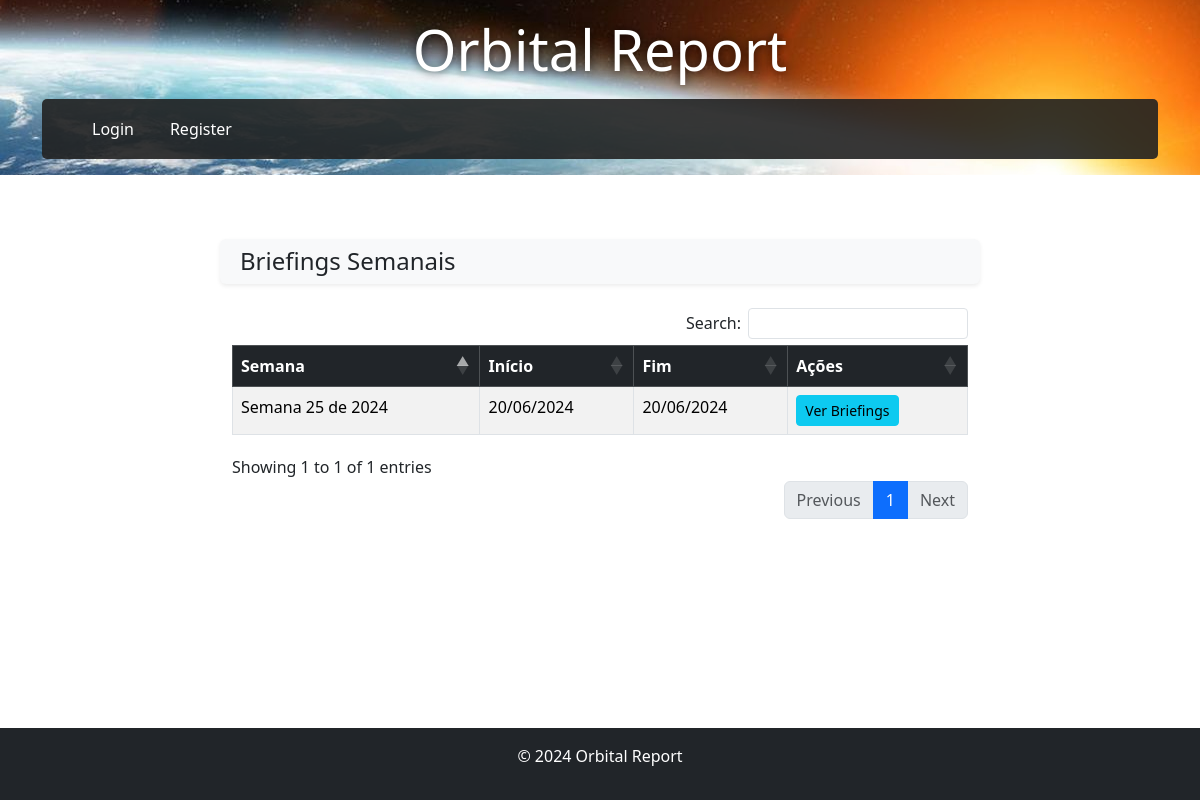
The page /sgdc/week/ on the database as committed earlier.
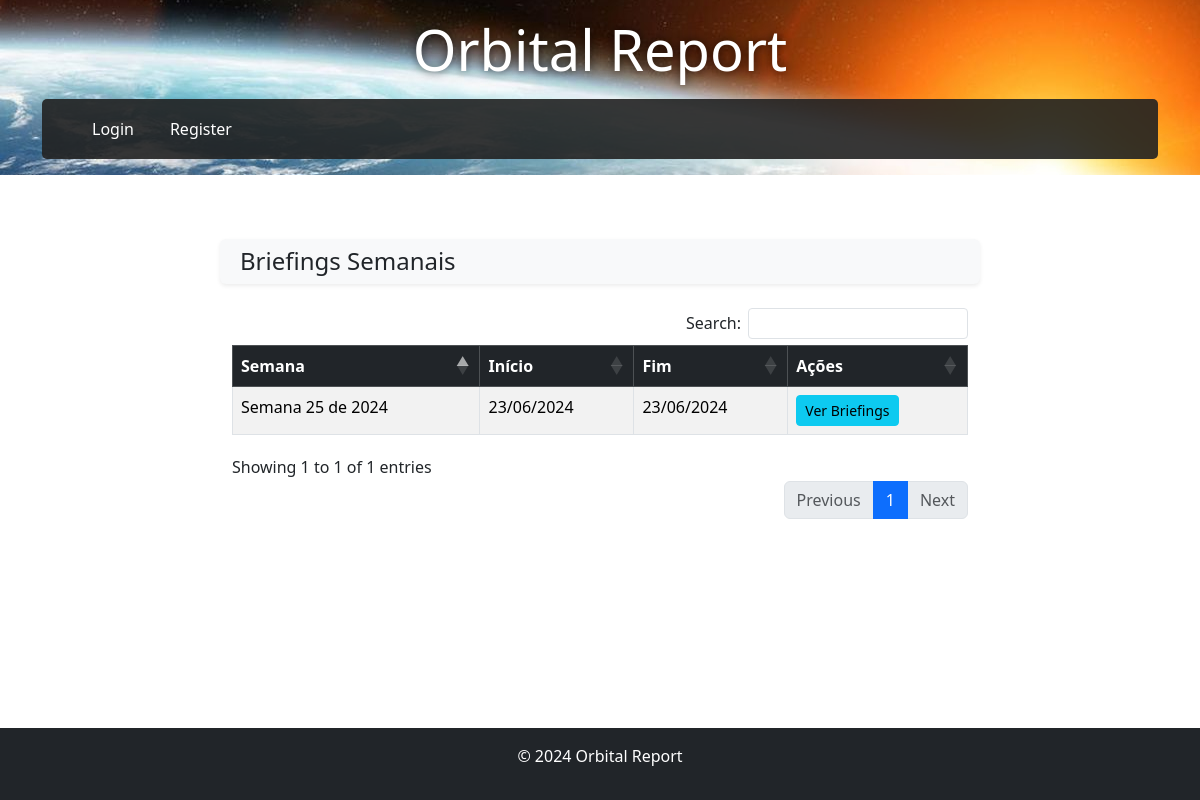
The same page on the database as committed later.
### apps/sgdc/models.py (models this page shows, shortened)
class EspacialSegment(models.Model):
    CHOICES = [
        ('NORMAL', 'Normal'),
        ('OK', 'OK'),
        ('WARN', 'Warning'),
        ('CRIT', 'Critical'),
    ]
    SIM_NAO_CHOICES = [
        ('SIM', 'Sim'),
        ('NAO', 'Não'),
    ]
    data = models.DateField(default=timezone.now)
    plataforma_saude = models.CharField(max_length=10, choices=CHOICES)
    proc_executados = models.CharField(max_length=100, choices=CHOICES)
    alerta_conjuncao = models.CharField(max_length=100, choices=CHOICES)
    campanha_ranging = models.CharField(max_length=100, choices=CHOICES)
    prox_manobra = models.CharField(max_length=100)
    tempo_eclipse = models.DurationField()
    smc_brasilia = models.CharField(max_length=100, choices=CHOICES, verbose_name="SMC Brasília", default='OK')
    smc_rio = models.CharField(max_length=100, choices=CHOICES, verbose_name="SMC Rio", default='OK')
    cmc_brasilia = models.CharField(max_length=100, choices=CHOICES, verbose_name="CMC-x Brasília", default='OK')
    cmc_rio = models.CharField(max_length=100, choices=CHOICES, verbose_name="CMC-x Rio", default='OK')
    tcr_brasilia = models.CharField(max_length=100, choices=CHOICES, verbose_name="Antena (TCR) Brasília", default='OK')
    tcr_rio = models.CharField(max_length=100, choices=CHOICES, verbose_name="Antena (TCR) Rio", default='OK')
    enlaces_ativos = models.IntegerField(verbose_name="Enlaces Ativos", default=0)
    qualidade_enlaces = models.CharField(max_length=100, choices=CHOICES, verbose_name="Qualidade dos Enlaces", default='OK')
    antena_teatro_em_uso = models.CharField(max_length=3, choices=SIM_NAO_CHOICES, verbose_name="Antena Teatro em Uso", default='NAO')
    observacoes = models.TextField(verbose_name="Observações", blank=True, null=True)
    descricao_operacao = models.TextField(verbose_name="Descrição da Operação", blank=True, null=True)
    infra_critica_brasilia = models.CharField(max_length=100, choices=CHOICES, verbose_name="Infra Crítica Brasília", default='OK')
    infra_critica_rio = models.CharField(max_length=100, choices=CHOICES, verbose_name="Infra Crítica Rio de Janeiro", default='OK')
    gcn_tcr_brasilia = models.CharField(max_length=100, choices=CHOICES, verbose_name="GCN/TCR Brasília", default='OK')
    gcn_tcr_rio = models.CharField(max_length=100, choices=CHOICES, verbose_name="GCN/TCR Rio de Janeiro", default='OK')
    clima_espacial = models.CharField(max_length=100, choices=CHOICES, verbose_name="Clima Espacial", default='OK')
    ssa_sda = models.CharField(max_length=100, choices=CHOICES, verbose_name="SSA/SDA", default='OK')
    class Meta:
        unique_together = ('data',)

### apps/sgdc/views.py (the view)
# urls.py: path('week/', views.week_briefings_list, name='week_briefings_list'),
def week_briefings_list(request):
    briefings = EspacialSegment.objects.all()
    weeks = {}
    for briefing in briefings:
        year, week, _ = briefing.data.isocalendar()
        if (year, week) not in weeks:
            weeks[(year, week)] = []
        weeks[(year, week)].append(briefing)
    weeks_list = [{'year': year, 'week': week, 'briefings': briefings} for (year, week), briefings in weeks.items()]
    weeks_list.sort(key=lambda x: (x['year'], x['week']), reverse=True)
    return render(request, 'sgdc/week_briefings_list.html', {'weeks': weeks_list})

### apps/users/context_processors.py (called while the page is built, shortened)
def user_categories(request):
    return {}

### templates/sgdc/week_briefings_list.html (shortened to what this page needs)
{% extends 'shared/base.html' %}
{% block content %}
<div class="container mt-4">
    <div class="row align-items-center mb-3 bg-light text-dark p-2 shadow-sm rounded">
        <div class="col-md-6">
            <h4 class="m-0">Briefings Semanais</h4>
        </div>
    </div>
    <div class="row mt-4">
    <div class="table-responsive">
        <table id="weekBriefingsTable" class="table table-striped table-bordered" style="width:100%">
            <thead class="table-dark">
                <tr>
                    <th>Semana</th>
                    <th>Início</th>
                    <th>Fim</th>
                    <th>Ações</th>
                </tr>
            </thead>
            <tbody>
                {% for week in weeks %}
                <tr>
                    <td>Semana {{ week.week }} de {{ week.year }}</td>
                    <td>{{ week.briefings.0.data|date:"d/m/Y" }}</td>
                    {% for briefing in week.briefings reversed %}
                        {% if forloop.first %}
                            <td>{{ briefing.data|date:"d/m/Y" }}</td>
                        {% endif %}
                    {% endfor %}
                    <td>
                        <a href="{% url 'sgdc:week_briefings_detail' week.year week.week %}" class="btn btn-info btn-sm">Ver Briefings</a>
                    </td>
                </tr>
                {% endfor %}
            </tbody>
        </table>
    </div>
    </div>
</div>
<link rel="stylesheet" href="https://cdn.datatables.net/1.11.5/css/dataTables.bootstrap5.min.css">
{% endblock %}

Rows that differ between the two databases and show on the page:
removed EspacialSegment: briefings.0.data "20/06/2024", data "20/06/2024", shown under "25"
added EspacialSegment: briefings.0.data "23/06/2024", data "23/06/2024", shown under "25"
Other text that changed with them:
new list line: "Semana 25 de 2024 Ver Briefings"
list line gone: "Semana 25 de 2024 Ver Briefings"
